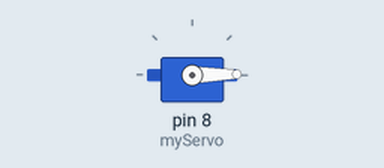
This sketch was run on a simulated Arduino Uno, built with avr-gcc and run on an emulated ATmega328P. On the bench: servo.

Above: at 0.05 s.
At 2.65 s:
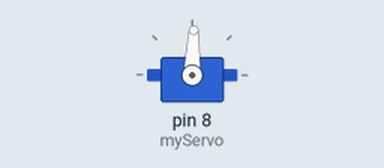
At 5.25 s:
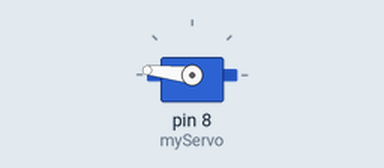
At 10.45 s:
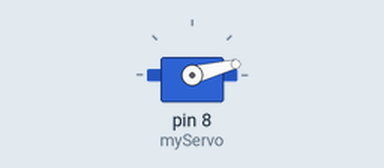
Timing chart, 0 to 14.1 s (numbered marks = the images above):
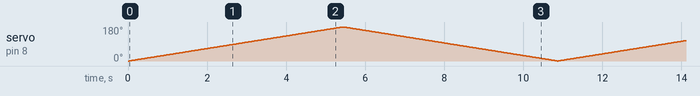

The sketch:

testrotationservo.ino
```cpp
#include <Servo.h>

Servo myServo;

int i=0;

void setup() {
  myServo.attach(8);
}

void loop() {
  for (int i = 0; i <= 180; i++){
    myServo.write(i);
    delay(30);
  }
  for (i = 180; i > 0; i--){
    myServo.write(i);
    delay(30);
  }

}
```
